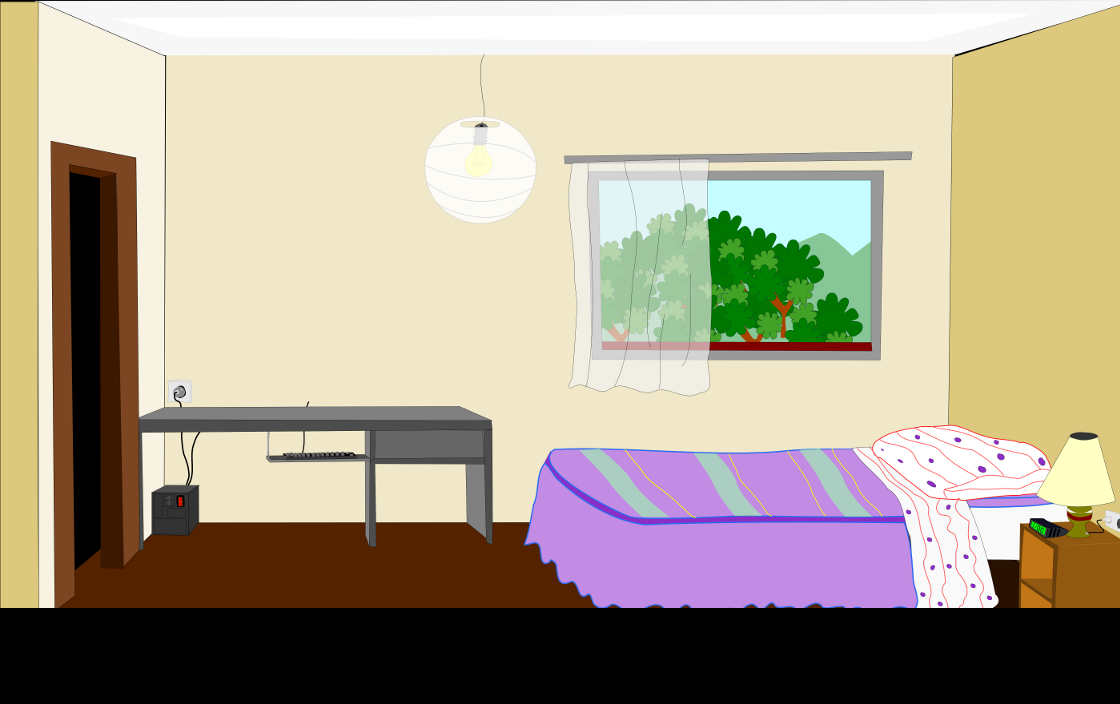

Below is a game level as drawn by its tile map, then a one-line description and the .tmx that defines it (tile-layer data replaced by summaries):
An orthogonal 35x22 tile map with 32x32 px tiles, 1 tile layer (background_e05) and 1 object (computadora).

<map version="1.0" orientation="orthogonal" width="35" height="22" tilewidth="32" tileheight="32">
 <tileset firstgid="1" name="background_e05" tilewidth="32" tileheight="32">
  <image source="img/background_e05.png" width="1137" height="632" />
 </tileset>
 <layer name="background_e05" width="35" height="22">
  <data>[770 cells, 665 non-empty, 665 distinct tile ids]</data>
 </layer>
 <objectgroup name="computadora" width="35" height="22">
  <object name="computadora" x="236" y="332" width="186" height="70">
   <properties>
    <property name="image" value="computadora" />
    <property name="spriteheight" value="104" />
    <property name="spritewidth" value="178" />
   </properties>
  </object>
 </objectgroup>
</map>